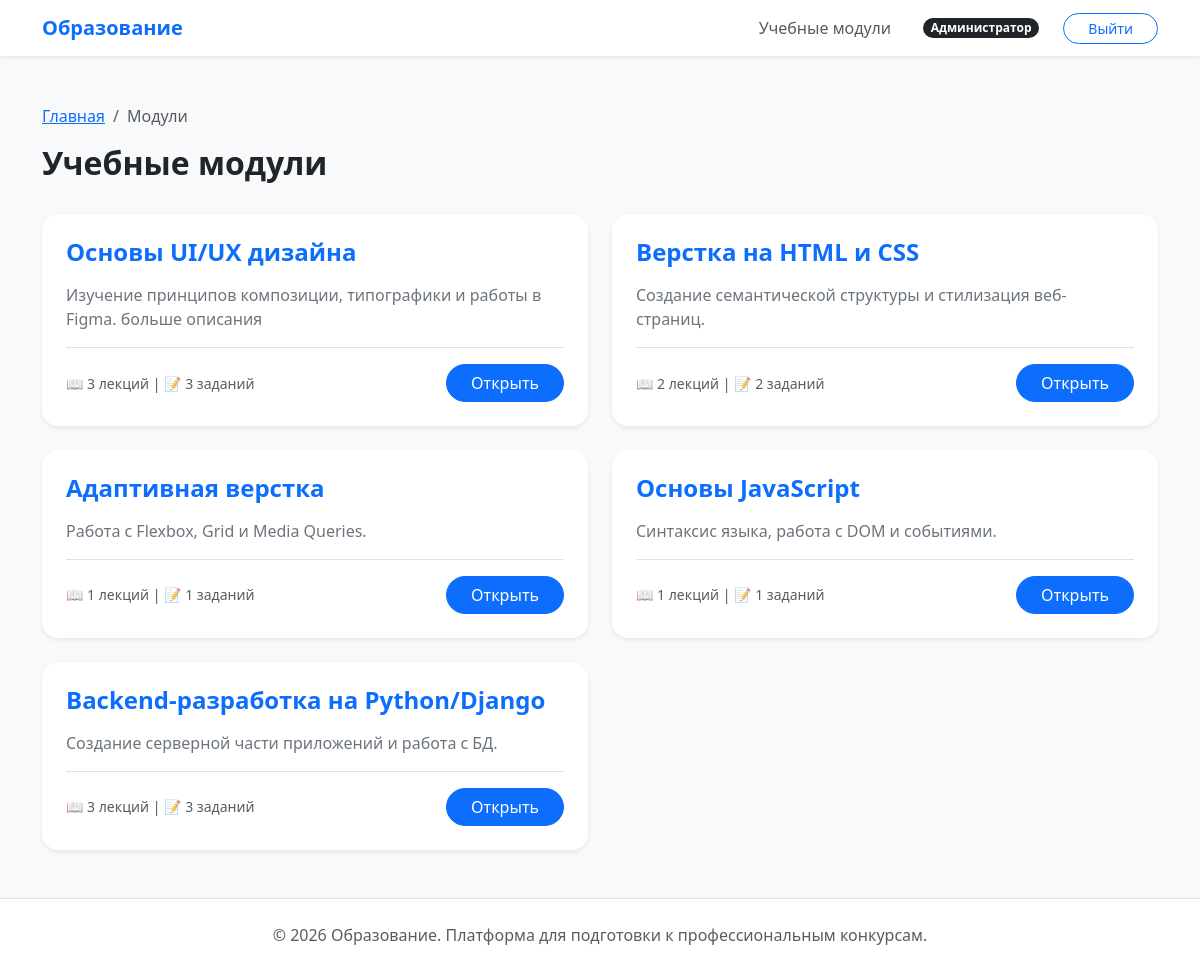
The page /curriculum/modules/ (signed in) on the database its author committed.
### curriculum/models.py (models this page shows, shortened)
class Module(BaseModel):
    title = models.CharField(max_length=255, verbose_name="Название модуля")
    description = models.TextField(verbose_name="Описание модуля")
    class Meta:
        verbose_name = "Учебный модуль"
        verbose_name_plural = "Учебные модули"
        ordering = ["title"]

### curriculum/views.py (the view)
# urls.py: path("modules/", ModuleListView.as_view(), name="module_list"),
class ModuleListView(LoginRequiredMixin, ListView):
    model = Module
    template_name = "curriculum/module_list.html"
    context_object_name = "modules"
    def get(self, request, *args, **kwargs):
        if request.user.role == "student" and not request.user.group:
            return render(request, "curriculum/no_group.html")
        return super().get(request, *args, **kwargs)
    def get_queryset(self):
        return Module.objects.annotate(
            lectures_count=Count("lectures"), tasks_count=Count("tasks")
        )

### templates/curriculum/module_list.html (shortened to what this page needs)
{% extends 'base.html' %}
{% block content %}
    <div class="row mb-4">
        <div class="col-12">
            <nav aria-label="breadcrumb">
                <ol class="breadcrumb">
                    <li class="breadcrumb-item"><a href="{% url 'core:index' %}">Главная</a></li>
                    <li class="breadcrumb-item active">Модули</li>
                </ol>
            </nav>
            <h2 class="fw-bold">Учебные модули</h2>
        </div>
    </div>
    <div class="row g-4">
        {% for module in modules %}
            <div class="col-md-6">
                <div class="card border-0 shadow-sm rounded-4 p-4 h-100">
                    <div class="d-flex justify-content-between align-items-start mb-3">
                        <h4 class="fw-bold text-accent mb-0">{{ module.title }}</h4>
                    </div>
                    <p class="text-secondary">{{ module.description|truncatewords:20 }}</p>
                    <div class="mt-auto pt-3 border-top d-flex justify-content-between align-items-center">
                        <small class="text-muted">
                            📖 {{ module.lectures_count }} лекций | 📝 {{ module.tasks_count }} заданий
                        </small>
                        <a href="{% url 'curriculum:module_detail' module.id %}"
                           class="btn btn-primary btn-rounded px-4">Открыть</a>
                    </div>
                </div>
            </div>
        {% empty %}
            <div class="col-12 text-center py-5">
                <p class="text-secondary">Учебные модули пока не добавлены.</p>
            </div>
        {% endfor %}
    </div>
{% endblock %}

### templates/base.html (style rules this page uses)
body { background-color: #f8f9fa; font-family: 'Segoe UI', Tahoma, Geneva, Verdana, sans-serif; display: flex; flex-direction: column; min-height: 100vh; }
.btn-rounded { border-radius: 50rem; }
.text-accent { color: #0d6efd; }
.rounded-4 { border-radius: 1rem !important; }

### rows shown on the page
Module: title "Основы UI/UX дизайна", description "Изучение принципов композиции, типографики и работы в Figma. больше описания", lectures_count "3", tasks_count "3"
Module: title "Верстка на HTML и CSS", description "Создание семантической структуры и стилизация веб-страниц.", lectures_count "2", tasks_count "2"
Module: title "Адаптивная верстка", description "Работа с Flexbox, Grid и Media Queries.", lectures_count "1", tasks_count "1"
Module: title "Основы JavaScript", description "Синтаксис языка, работа с DOM и событиями.", lectures_count "1", tasks_count "1"
Module: title "Backend-разработка на Python/Django", description "Создание серверной части приложений и работа с БД.", lectures_count "3", tasks_count "3"
